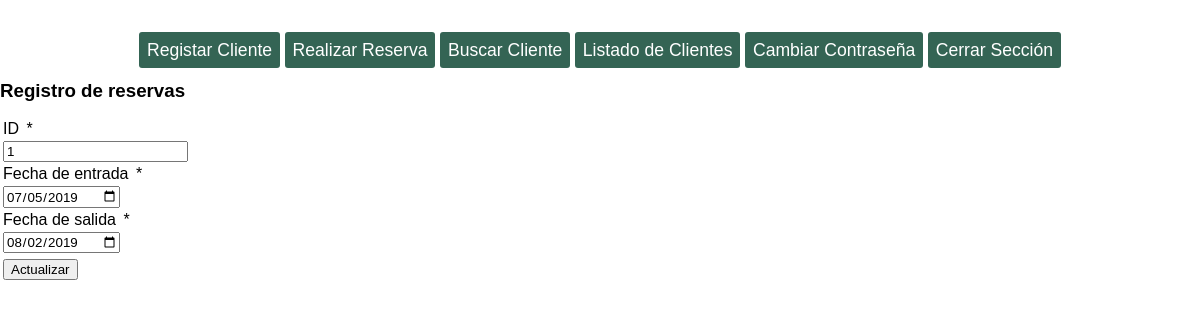
The page /gestionarReservaView.php?editar=1 (signed in) on the database its author committed.
### tables this page shows
CREATE TABLE `reservas` (
  `id_reserva` int(11) NOT NULL AUTO_INCREMENT,
  `id_cliente` int(11) NOT NULL,
  `entrada` date NOT NULL,
  `salida` date NOT NULL,
  PRIMARY KEY (`id_reserva`),
  KEY `fk_reservas_clientes` (`id_cliente`),
  CONSTRAINT `fk_reservas_clientes` FOREIGN KEY (`id_cliente`) REFERENCES `clientes` (`id_cliente`)
);

### libreria.php (called while the page is built, shortened)
<?php
class Basedatos {
    public $db;
function __construct() {
  $this->db= $this->conectar(DB_HOST,DB_USERNAME,DB_PASSWORD,DB_NAME);
}
public function conectar($pdb_host,$pdb_user,$pdb_pass,$pdb_name){
	$db= new mysqli($pdb_host,$pdb_user,$pdb_pass,$pdb_name);
   return $db;
}
function get_reserva($pid_reserva){
   $consulta="SELECT * FROM reservas WHERE id_reserva={$pid_reserva}";
   $resultado=$this->db->query($consulta);
   $fila=$resultado->fetch_assoc();
   return $fila;
}
}
?>

### gestionarReservaView.php (the view, shortened to what this page needs)
<?php
require('libreria.php');
$basedatos= new Basedatos();
$id_reserva=$_GET['editar'];
$fila=$basedatos->get_reserva($id_reserva);
 ?>
<!DOCTYPE html>
<html lang="en">
<head>
    <link rel="stylesheet" href="style.css">
</head>
<body>
	<section id="registro_reservas">
		<h3>Registro de reservas</h3>
		<form action="controladorReservaView.php" method="POST">
			<div><label for="id_reserva">ID </label>*</div>
			<div><input type="text" name="id_reserva" id="id_reserva" value="<?php echo $fila['id_reserva']?>"></div>
			<div><label for="entrada">Fecha de entrada</label> *</div>
			<div><input type="date" name="entrada" id="entrada" value="<?php echo $fila['entrada']?>"></div>
            <div><label for="salida">Fecha de salida</label> *</div>
			<div><input type="date" name="salida" id="salida" value="<?php echo $fila['salida']?>"></div>
			<div><input type="submit" name="actualizar_reserva" value="Actualizar"></div>
		</form>
	</section>
</body>
</html>

### style.css (style rules this page uses)
* { font-family: sans-serif; box-sizing: border-box; }
body,html { margin: 0; padding: 0; height: 100%; }
input,label { margin:3px; }
a { text-decoration: none; padding:8px; box-sizing: border-box; font-size: 1.1em; font-family: sans-serif; color:#346454; }
#header_nav { display:flex; justify-content: center; padding-top:40px; }
#nav_principal { width: 80%; text-align: center; }
#nav_principal a { background-color:#346454; border-radius: 3px; color: white; }

### rows shown on the page
reservas: id_reserva "1", entrada "07/05/2019", salida "08/02/2019"
